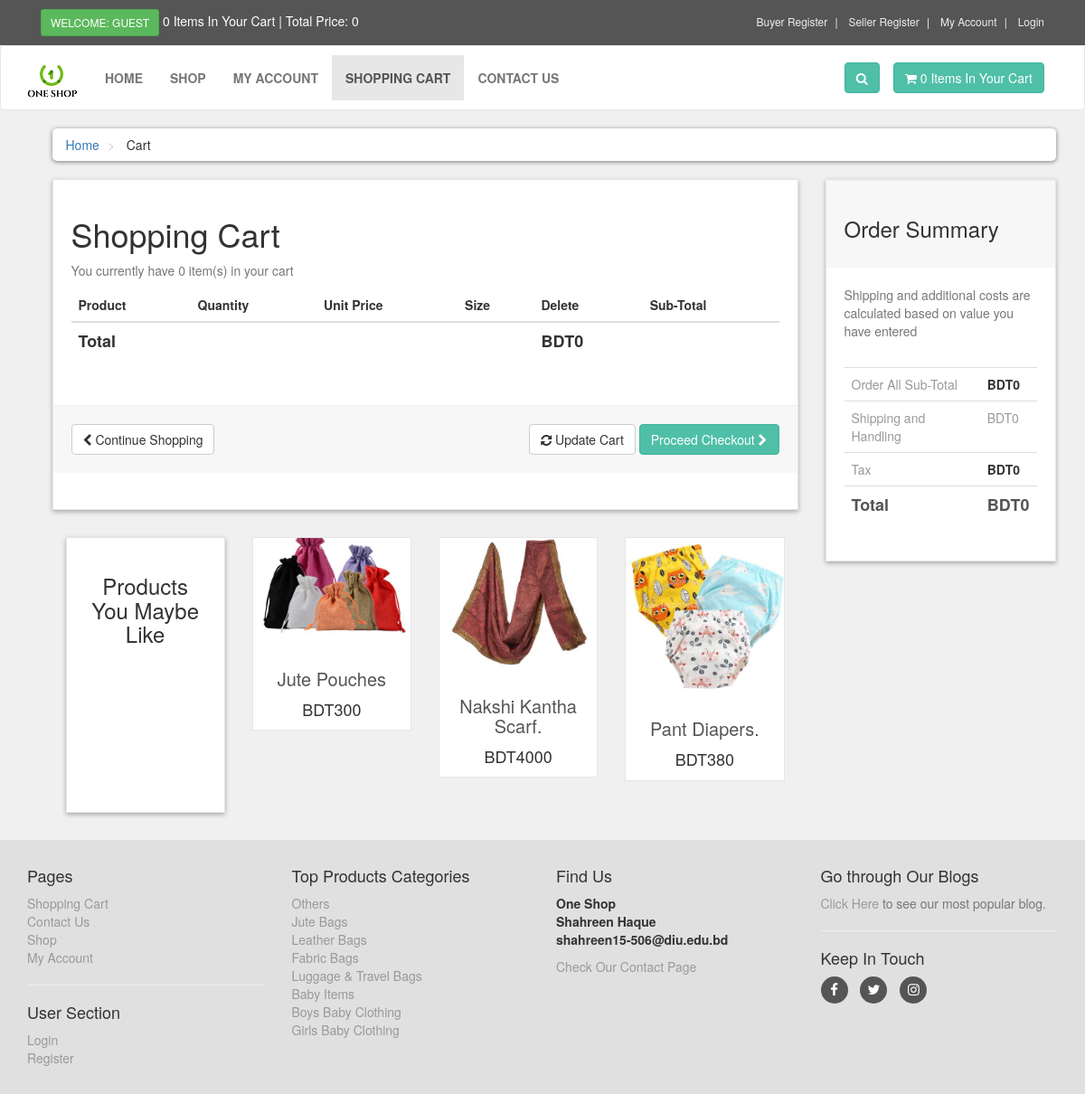
The app's page /cart.php with its own data.
### tables this page shows
CREATE TABLE `products` (
  `product_id` int(10) NOT NULL,
  `p_cat_id` int(10) NOT NULL,
  `cat_id` int(10) NOT NULL,
  `seller` varchar(200) NOT NULL,
  `date` timestamp NOT NULL DEFAULT CURRENT_TIMESTAMP ON UPDATE CURRENT_TIMESTAMP,
  `product_title` text NOT NULL,
  `product_img1` text NOT NULL,
  `product_img2` text NOT NULL,
  `product_img3` text NOT NULL,
  `product_price` int(10) NOT NULL,
  `product_keywords` text NOT NULL,
  `product_desc` text NOT NULL
);

CREATE TABLE `product_categories` (
  `p_cat_id` int(10) NOT NULL,
  `p_cat_title` text NOT NULL,
  `categories` varchar(200) NOT NULL,
  `cid` int(11) NOT NULL,
  `seller` int(111) NOT NULL
);

### functions/functions.php (called while the page is built, shortened)
<?php
function getRealIpUser(){
    switch(true){
            default : return $_SERVER['REMOTE_ADDR'];
    }
}
?>

### cart.php (the view, shortened to what this page needs)
<?php
		include("includes/header.php");
?>
   <div id="content">
       <div class="container">
           <div class="col-md-12">
               <ul class="breadcrumb">
                   <li>
                       <a href="index.php">Home</a>
                   </li>
                   <li>
                       Cart
                   </li>
               </ul>
           </div>
           <div id="cart" class="col-md-9">
               <div class="box">
                   <form action="cart.php" method="post" enctype="multipart/form-data">
                       <h1>Shopping Cart</h1>
                       <?php
                       $ip_add = getRealIpUser();
                       $select_cart = "select * from cart where ip_add='$ip_add'";
                       $run_cart = mysqli_query($con,$select_cart);
                       $count = mysqli_num_rows($run_cart);
                       ?>
                       <p class="text-muted">You currently have <?php echo $count; ?> item(s) in your cart</p>
                       <div class="table-responsive">
                           <table class="table">
                               <thead>
                                   <tr>
                                       <th colspan="2">Product</th>
                                       <th>Quantity</th>
                                       <th>Unit Price</th>
                                       <th>Size</th>
                                       <th colspan="1">Delete</th>
                                       <th colspan="2">Sub-Total</th>
                                   </tr>
                               </thead>
                                  <?php
                                   $total = 0;
                                   ?>
                               <tfoot>
                                   <tr>
                                       <th colspan="5">Total</th>
                                       <th colspan="2">BDT<?php echo $total; ?></th>
                                   </tr>
                               </tfoot>
                           </table>
                       </div>
                       <div class="box-footer">
                           <div class="pull-left">
                               <a href="index.php" class="btn btn-default">
                                   <i class="fa fa-chevron-left"></i> Continue Shopping
                               </a>
                           </div>
                           <div class="pull-right">
                               <button type="submit" name="update" value="Update Cart" class="btn btn-default">
                                   <i class="fa fa-refresh"></i> Update Cart
                               </button>
                               <a href="checkout.php" class="btn btn-primary">
                                   Proceed Checkout <i class="fa fa-chevron-right"></i>
                               </a>
                           </div>
                       </div>
                   </form>
               </div>
               <div id="row same-heigh-row">
                   <div class="col-md-3 col-sm-6">
                       <div class="box same-height headline">
                           <h3 class="text-center">Products You Maybe Like</h3>
                       </div>
                   </div>
                   <?php
                   $get_products = "select * from products order by rand() LIMIT 0,3";
                   $run_products = mysqli_query($con,$get_products);
                   while($row_products=mysqli_fetch_array($run_products)){
                       $pro_id = $row_products['product_id'];
                       $pro_title = $row_products['product_title'];
                       $pro_price = $row_products['product_price'];
                       $pro_img1 = $row_products['product_img1'];
                       echo "
                    <div class='col-md-3 col-sm-6 center-responsive'>
                       <div class='product same-height'>
                           <a href='details.php?pro_id=$pro_id'>
                               <img class='img-responsive' src='seller_area/product_images/$pro_img1' alt='Product 6'>
                            </a>
                            <div class='text'>
                                <h3><a href='details.php?pro_id=$pro_id'> $pro_title </a></h3>
                                <p class='price'>BDT$pro_price</p>
                            </div>
                        </div>
                   </div>
                       ";
                   }
                   ?>
               </div>
           </div>
           <div class="col-md-3">
               <div id="order-summary" class="box">
                   <div class="box-header">
                       <h3>Order Summary</h3>
                   </div>
                   <p class="text-muted">
                       Shipping and additional costs are calculated based on value you have entered
                   </p>
                   <div class="table-responsive">
                       <table class="table">
                           <tbody>
                               <tr>
                                   <td> Order All Sub-Total </td>
                                   <th> BDT<?php echo $total; ?> </th>
                               </tr>
                               <tr>
                                   <td> Shipping and Handling </td>
                                   <td> BDT0 </td>
                               </tr>
                               <tr>
                                   <td> Tax </td>
                                   <th> BDT0 </th>
                               </tr>
                               <tr class="total">
                                   <td> Total </td>
                                   <th> BDT<?php echo $total; ?> </th>
                               </tr>
                           </tbody>
                       </table>
                   </div>
               </div>
           </div>
       </div>
   </div>
   <?php
    include("includes/footer.php");
    ?>
</body>
</html>

### includes/footer.php (shortened to what this page needs)
<div id="footer">
    <div class="container">
        <div class="row">
            <div class="col-sm-6 col-md-3">
               <h4>Pages</h4>
                <ul>
                    <li><a href="cart.php">Shopping Cart</a></li>
                    <li><a href="contact.php">Contact Us</a></li>
                    <li><a href="shop.php">Shop</a></li>
                    <li><a href="customer/my_account.php">My Account</a></li>
                </ul>
                <hr>
                <h4>User Section</h4>
                <ul>
                           <?php
                           if(!isset($_SESSION['customer_email'])){
                               echo"<a href='checkout.php'>Login</a>";
                           }else{
                              echo"<a href='customer/my_account.php?my_orders'>My Account</a>";
                           }
                           ?>
                    <li><a href="customer_register.php">Register</a></li>
                </ul>
            </div>
            <div class="com-sm-6 col-md-3">
                <h4>Top Products Categories</h4>
                <ul>
                    <?php
                        $get_p_cats = "select * from product_categories order by 1 DESC LIMIT 1,8";
                        $run_p_cats = mysqli_query($con,$get_p_cats);
                        while($row_p_cats=mysqli_fetch_array($run_p_cats)){
                            $p_cat_id = $row_p_cats['p_cat_id'];
                            $p_cat_title = $row_p_cats['p_cat_title'];
                            echo "
                                <li>
                                    <a href='shop.php?p_cat=$p_cat_id'>
                                        $p_cat_title
                                    </a>
                                </li>
                            ";
                        }
                    ?>
                </ul>
            </div>
            <div class="col-sm-6 col-md-3">
                <h4>Find Us</h4>
                <p>
                    <strong>One Shop</strong>
                    <br/><strong>Shahreen Haque</strong>
                    <br/><strong>shahreen15-506@diu.edu.bd</strong>
                </p>
                <a href="contact.php">Check Our Contact Page</a>
            </div>
            <div class="col-sm-6 col-md-3">
                <h4>Go through Our Blogs</h4>
                <p class="text-muted">
                   <a href="http://localhost/oneshop_ecommerce/blog_details.php?id=1">Click Here</a> to see our most popular blog.
                </p>
                <hr>
                <h4>Keep In Touch</h4>
                <p class="social">
                    <a href="https://www.facebook.com/shahreen0111" class="fa fa-facebook"></a>
                    <a href="https://l.facebook.com/l.php?u=https%3A%2F%2Fmobile.twitter.com%2FIJahaan%3Ffbclid%3DIwAR3Nk9ucN38X-M8CpdRh51OhgWpqVewc48wclLEu6rMq7QsGt_qANE4hJPg&h=AT0oOPxlWtITUmrhp-G6yceHjxBdctjD_HxekypURnh6UT6hvQQrLWiodO6VysU7Ik1sWb9A0q_UfM6Ao0toItYpfqvhskFlpCftLvBiYdL6aiXSov8G8Pv0p5DZeU5_kYoaPqWRl7Y2NYA" class="fa fa-twitter"></a>
                    <a href="#" class="fa fa-instagram"></a>
                </p>
            </div>
        </div>
    </div>
</div>

### styles/style.css (style rules this page uses)
body { font-size: 14px; line-height: 1.42857143; color: #333333; background: #f0f0f0; overflow-x: hidden; }
.btn-primary { color: rgb(255, 255, 255); background: rgb(79, 191, 168); border-color: rgb(65, 179, 156); }
.box { background: #ffffff; margin: 0 0 30px; border: solid 1px #e6e6e6; box-sizing: border-box; padding: 20px; box-shadow: 0px 2px 5px rgba(0, 0, 0, .3); }
#content { padding-left: 25px; }
#content .product { background: #ffffff; border: solid 1px #e6e6e6; margin-bottom: 30px; box-sizing: border-box; }
#content .product .text { padding: 10px 10px 0px; }
#content .product .text p.price { font-size: 18px; text-align: center; font-weight: 400; }
#content .product .text h3 { text-align: center; font-size: 20px; }
#content .product .text h3 a { color: rgb(85, 85, 85); }
.breadcrumb { padding: 8px 15px; margin-bottom: 20px; background: #ffffff; border-radius: 5px; box-shadow: 0px 1px 5px rgba(0, 0, 0, .5); }
.breadcrumb> li + li:before { content: ">\00a0"; color: #cccccc; }
#content .headline { height: 305px; }
#content #cart .table tfoot { font-size: 18px; }
.box .box-footer { background-color: #f7f7f7; margin: 30px -20px 20px; padding: 20px; border-top: 1px solid #eeeeee; }
.box .box-footer:before, .box .box-footer:after { content: ""; display: table; }
.box .box-footer:after { clear: both; }
.box .box-header { background-color: #f7f7f7; margin: -20px -20px 20px; padding: 20px; border-top: 1px solid #eeeeee; }
#content #order-summary table { margin-top: 20px; }
#content #order-summary table td { color: #999999; }
#content #order-summary table tr.total td, #content #order-summary table tr.total th { font-size: 18px; color: #555555; font-weight: 700; }
#footer { background: #e0e0e0; padding: 20px 0; }
#footer a { color: #999999; padding: 0; text-decoration: none; }
#footer ul { list-style: none; padding-left: 0px; }
#footer .social { text-align: left; }
#footer .social a { margin: 0px 10px 0px 0px; display: inline-block; color: #ffffff; width: 30px; height: 30px; border-radius: 15px; line-height: 30px; font-size: 15px; text-align: center; vertical-align: bottom; background: #555555; text-decoration: none; }

### records on screen
products: product_img1 (picture), product_title "Jute Pouches", product_price "300"
products: product_img1 (picture), product_title "Nakshi Kantha Scarf.", product_price "4000"
products: product_img1 (picture), product_title "Pant Diapers.", product_price "380"
product_categories: p_cat_title "Others"
product_categories: p_cat_title "Jute Bags"
product_categories: p_cat_title "Leather Bags"
product_categories: p_cat_title "Fabric Bags"
product_categories: p_cat_title "Luggage & Travel Bags"
product_categories: p_cat_title "Baby Items"
product_categories: p_cat_title "Boys Baby Clothing"
product_categories: p_cat_title "Girls Baby Clothing"

### other values on screen
$count "0"
$total "0"
